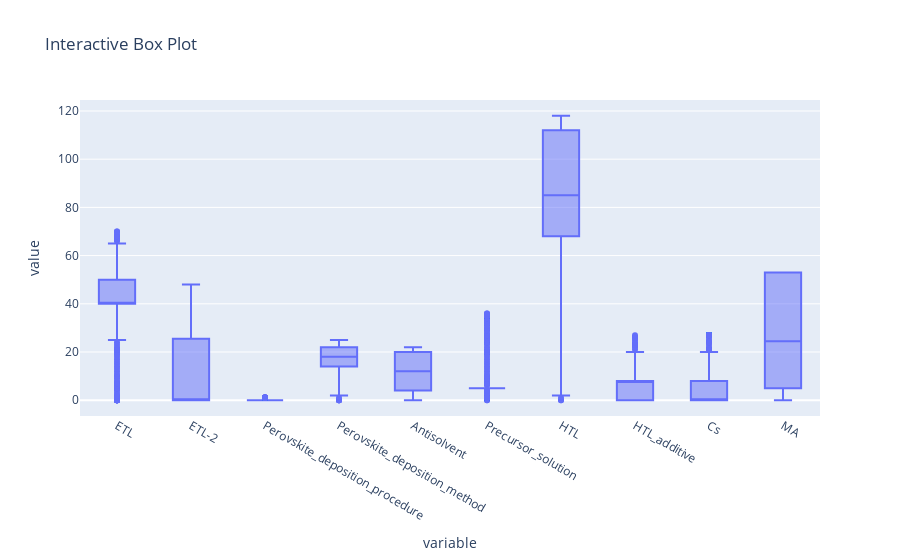

The cell this chart's notebook holds for it:
### Code cell
import plotly.express as px
import pandas as pd
# Assuming you have already defined and populated X_train and X_test DataFrames
# Selecting the categorical columns of interest
catcol = ['ETL', 'ETL-2', 'Perovskite_deposition_procedure', 'Perovskite_deposition_method', 'Antisolvent', 'Precursor_solution', 'HTL', 'HTL_additive', 'Cs', 'MA']
# Convert the categorical columns to integers
X_train[catcol] = X_train[catcol].astype('int')
X_test[catcol] = X_test[catcol].astype('int')
# Concatenating X_train and X_test to create a single DataFrame
data = pd.concat([X_train[catcol], X_test[catcol]])
# Creating an interactive box plot for each categorical feature
fig = px.box(data, title='Interactive Box Plot')
# Show the plot
fig.show()

### Figure 1 — Plotly figure (JSON) as saved in the notebook; plotly's stock layout.template omitted (floating-point values rounded to 4 significant figures; data arrays with more than 128 entries replaced by an {"elided": "..."} marker saying what was removed)
{"data": [{"alignmentgroup": "True", "hovertemplate": "variable=%{x}<br>value=%{y}<extra></extra>", "legendgroup": "", "marker": {"color": "#636efa"}, "name": "", "notched": false, "offsetgroup": "", "orientation": "v", "showlegend": false, "type": "box", "x": {"elided": "12080 str values"}, "x0": " ", "xaxis": "x", "y": {"elided": "12080 int values"}, "y0": " ", "yaxis": "y"}], "layout": {"boxmode": "group", "legend": {"tracegroupgap": 0}, "title": {"text": "Interactive Box Plot"}, "xaxis": {"anchor": "y", "domain": [0, 1], "title": {"text": "variable"}}, "yaxis": {"anchor": "x", "domain": [0, 1], "title": {"text": "value"}}}}
